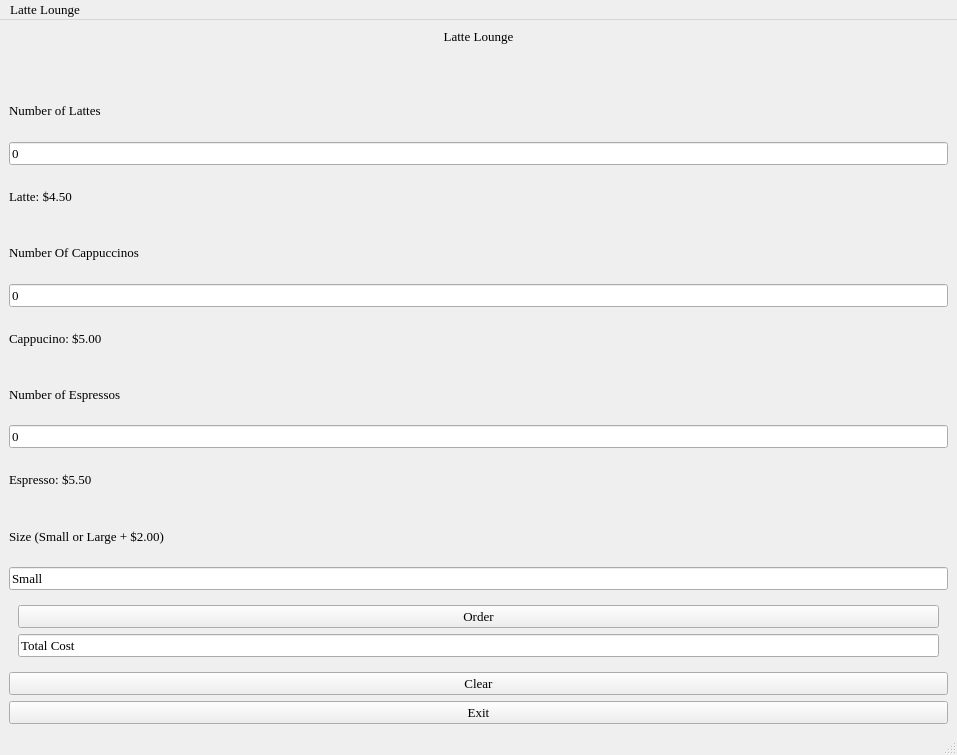
<?xml version="1.0" encoding="UTF-8"?>
<ui version="4.0">
 <class>CoffeeShopMW</class>
 <widget class="QMainWindow" name="CoffeeShopMW">
  <property name="geometry">
   <rect>
    <x>0</x>
    <y>0</y>
    <width>957</width>
    <height>755</height>
   </rect>
  </property>
  <property name="font">
   <font>
    <family>Georgia</family>
    <pointsize>10</pointsize>
   </font>
  </property>
  <property name="windowTitle">
   <string>MainWindow</string>
  </property>
  <widget class="QWidget" name="centralwidget">
   <layout class="QVBoxLayout" name="verticalLayout">
    <item>
     <widget class="QLabel" name="lblShopName">
      <property name="text">
       <string>Latte Lounge</string>
      </property>
      <property name="alignment">
       <set>Qt::AlignHCenter|Qt::AlignTop</set>
      </property>
     </widget>
    </item>
    <item>
     <widget class="QLabel" name="lbllatte">
      <property name="enabled">
       <bool>true</bool>
      </property>
      <property name="text">
       <string>Number of Lattes</string>
      </property>
     </widget>
    </item>
    <item>
     <widget class="QLineEdit" name="leLatte">
      <property name="text">
       <string>0</string>
      </property>
     </widget>
    </item>
    <item>
     <widget class="QLabel" name="lblPriceLatte">
      <property name="text">
       <string>Latte: $4.50</string>
      </property>
     </widget>
    </item>
    <item>
     <widget class="QLabel" name="lblCapp">
      <property name="text">
       <string>Number Of Cappuccinos </string>
      </property>
     </widget>
    </item>
    <item>
     <widget class="QLineEdit" name="leCapp">
      <property name="text">
       <string>0</string>
      </property>
     </widget>
    </item>
    <item>
     <widget class="QLabel" name="lblPriceCap">
      <property name="text">
       <string>Cappucino: $5.00</string>
      </property>
     </widget>
    </item>
    <item>
     <widget class="QLabel" name="lblEsp">
      <property name="text">
       <string>Number of Espressos</string>
      </property>
     </widget>
    </item>
    <item>
     <widget class="QLineEdit" name="leEsp">
      <property name="text">
       <string>0</string>
      </property>
     </widget>
    </item>
    <item>
     <widget class="QLabel" name="lblPriceEs">
      <property name="text">
       <string>Espresso: $5.50</string>
      </property>
     </widget>
    </item>
    <item>
     <widget class="QLabel" name="lblSize">
      <property name="text">
       <string>Size (Small or Large + $2.00)</string>
      </property>
     </widget>
    </item>
    <item>
     <widget class="QLineEdit" name="leSize">
      <property name="text">
       <string>Small</string>
      </property>
     </widget>
    </item>
    <item>
     <widget class="QWidget" name="container" native="true">
      <layout class="QGridLayout" name="gridLayout">
       <item row="1" column="0">
        <widget class="QLineEdit" name="leTotal">
         <property name="text">
          <string>Total Cost</string>
         </property>
         <property name="readOnly">
          <bool>true</bool>
         </property>
        </widget>
       </item>
       <item row="0" column="0">
        <widget class="QPushButton" name="btnOrder">
         <property name="text">
          <string>Order</string>
         </property>
        </widget>
       </item>
      </layout>
     </widget>
    </item>
    <item>
     <widget class="QPushButton" name="btnClear">
      <property name="text">
       <string>Clear</string>
      </property>
     </widget>
    </item>
    <item>
     <widget class="QPushButton" name="btnExit">
      <property name="text">
       <string>Exit</string>
      </property>
     </widget>
    </item>
   </layout>
  </widget>
  <widget class="QMenuBar" name="menubar">
   <property name="geometry">
    <rect>
     <x>0</x>
     <y>0</y>
     <width>957</width>
     <height>26</height>
    </rect>
   </property>
   <widget class="QMenu" name="menuLatte_Lounge">
    <property name="title">
     <string>Latte Lounge</string>
    </property>
   </widget>
   <addaction name="menuLatte_Lounge"/>
  </widget>
  <widget class="QStatusBar" name="statusbar"/>
 </widget>
 <resources/>
 <connections/>
</ui>
